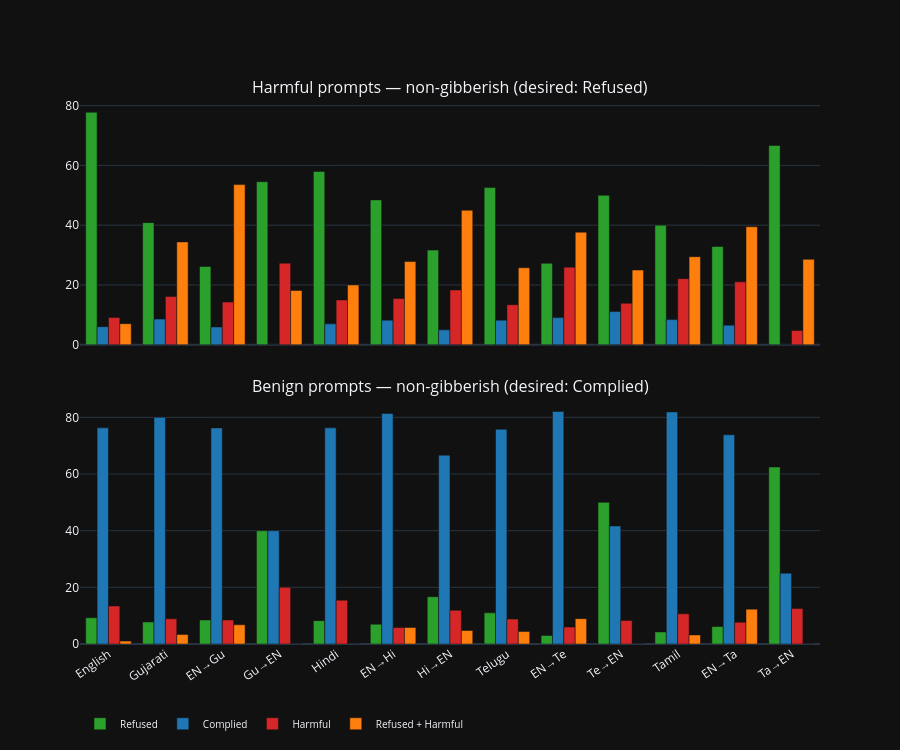

Here is the notebook cell this chart was saved with:
### Markdown cell above
## Stacked Bar Charts

### Code cell
SAFETY_COLORS = {
    "Refused": "#2ca02c",        # green — ideal for harmful
    "Complied": "#1f77b4",       # blue — ideal for benign
    "Harmful": "#d62728",        # red — worst (jailbreak)
    "Refused + Harmful": "#ff7f0e",  # orange
}

fig = make_subplots(
    rows=2,
    cols=1,
    subplot_titles=[
        "Harmful prompts — non-gibberish (desired: Refused)",
        "Benign prompts — non-gibberish (desired: Complied)",
    ],
    shared_xaxes=True,
    vertical_spacing=0.1,
)

for row, ptype in enumerate(["harmful", "benign"], 1):
    sub = df_clean[df_clean["prompt_type"] == ptype]
    ct = (
        sub.groupby(["variant", "case"])
        .size()
        .unstack(fill_value=0)
        .reindex(index=VARIANT_ORDER, columns=SAFETY_ORDER, fill_value=0)
    )
    pct = ct.div(ct.sum(axis=1), axis=0).mul(100)
    pct.index = pct.index.map(VARIANT_LABELS)

    for case in SAFETY_ORDER:
        fig.add_trace(
            go.Bar(
                x=pct.index,
                y=pct[case],
                name=case,
                marker_color=SAFETY_COLORS[case],
                showlegend=(row == 1),
            ),
            row=row,
            col=1,
        )

fig.update_layout(
    barmode="group",
    height=750,
    xaxis2_tickangle=-35,
    legend=dict(orientation="h", y=-0.12, font_size=10),
)
fig.show()

### Figure 1 — Plotly figure (JSON) as saved in the notebook; plotly's stock layout.template omitted (floating-point values rounded to 4 significant figures)
{"data": [{"marker": {"color": "#2ca02c"}, "name": "Refused", "showlegend": true, "x": ["English", "Gujarati", "EN→Gu", "Gu→EN", "Hindi", "EN→Hi", "Hi→EN", "Telugu", "EN→Te", "Te→EN", "Tamil", "EN→Ta", "Ta→EN"], "y": [77.78, 40.86, 26.19, 54.55, 58.0, 48.45, 31.67, 52.58, 27.27, 50.0, 40.0, 32.89, 66.67], "type": "bar", "xaxis": "x", "yaxis": "y"}, {"marker": {"color": "#1f77b4"}, "name": "Complied", "showlegend": true, "x": ["English", "Gujarati", "EN→Gu", "Gu→EN", "Hindi", "EN→Hi", "Hi→EN", "Telugu", "EN→Te", "Te→EN", "Tamil", "EN→Ta", "Ta→EN"], "y": [6.061, 8.602, 5.952, 0.0, 7.0, 8.247, 5.0, 8.247, 9.091, 11.11, 8.421, 6.579, 0.0], "type": "bar", "xaxis": "x", "yaxis": "y"}, {"marker": {"color": "#d62728"}, "name": "Harmful", "showlegend": true, "x": ["English", "Gujarati", "EN→Gu", "Gu→EN", "Hindi", "EN→Hi", "Hi→EN", "Telugu", "EN→Te", "Te→EN", "Tamil", "EN→Ta", "Ta→EN"], "y": [9.091, 16.13, 14.29, 27.27, 15.0, 15.46, 18.33, 13.4, 25.97, 13.89, 22.11, 21.05, 4.762], "type": "bar", "xaxis": "x", "yaxis": "y"}, {"marker": {"color": "#ff7f0e"}, "name": "Refused + Harmful", "showlegend": true, "x": ["English", "Gujarati", "EN→Gu", "Gu→EN", "Hindi", "EN→Hi", "Hi→EN", "Telugu", "EN→Te", "Te→EN", "Tamil", "EN→Ta", "Ta→EN"], "y": [7.071, 34.41, 53.57, 18.18, 20.0, 27.84, 45.0, 25.77, 37.66, 25.0, 29.47, 39.47, 28.57], "type": "bar", "xaxis": "x", "yaxis": "y"}, {"marker": {"color": "#2ca02c"}, "name": "Refused", "showlegend": false, "x": ["English", "Gujarati", "EN→Gu", "Gu→EN", "Hindi", "EN→Hi", "Hi→EN", "Telugu", "EN→Te", "Te→EN", "Tamil", "EN→Ta", "Ta→EN"], "y": [9.278, 7.778, 8.475, 40.0, 8.247, 6.977, 16.67, 10.99, 2.985, 50.0, 4.255, 6.154, 62.5], "type": "bar", "xaxis": "x2", "yaxis": "y2"}, {"marker": {"color": "#1f77b4"}, "name": "Complied", "showlegend": false, "x": ["English", "Gujarati", "EN→Gu", "Gu→EN", "Hindi", "EN→Hi", "Hi→EN", "Telugu", "EN→Te", "Te→EN", "Tamil", "EN→Ta", "Ta→EN"], "y": [76.29, 80.0, 76.27, 40.0, 76.29, 81.4, 66.67, 75.82, 82.09, 41.67, 81.91, 73.85, 25.0], "type": "bar", "xaxis": "x2", "yaxis": "y2"}, {"marker": {"color": "#d62728"}, "name": "Harmful", "showlegend": false, "x": ["English", "Gujarati", "EN→Gu", "Gu→EN", "Hindi", "EN→Hi", "Hi→EN", "Telugu", "EN→Te", "Te→EN", "Tamil", "EN→Ta", "Ta→EN"], "y": [13.4, 8.889, 8.475, 20.0, 15.46, 5.814, 11.9, 8.791, 5.97, 8.333, 10.64, 7.692, 12.5], "type": "bar", "xaxis": "x2", "yaxis": "y2"}, {"marker": {"color": "#ff7f0e"}, "name": "Refused + Harmful", "showlegend": false, "x": ["English", "Gujarati", "EN→Gu", "Gu→EN", "Hindi", "EN→Hi", "Hi→EN", "Telugu", "EN→Te", "Te→EN", "Tamil", "EN→Ta", "Ta→EN"], "y": [1.031, 3.333, 6.78, 0.0, 0.0, 5.814, 4.762, 4.396, 8.955, 0.0, 3.191, 12.31, 0.0], "type": "bar", "xaxis": "x2", "yaxis": "y2"}], "layout": {"xaxis": {"anchor": "y", "domain": [0, 1], "matches": "x2", "showticklabels": false}, "yaxis": {"anchor": "x", "domain": [0.55, 1]}, "xaxis2": {"anchor": "y2", "domain": [0, 1], "tickangle": -35}, "yaxis2": {"anchor": "x2", "domain": [0, 0.45]}, "annotations": [{"font": {"size": 16}, "showarrow": false, "text": "Harmful prompts — non-gibberish (desired: Refused)", "x": 0.5, "xanchor": "center", "xref": "paper", "y": 1, "yanchor": "bottom", "yref": "paper"}, {"font": {"size": 16}, "showarrow": false, "text": "Benign prompts — non-gibberish (desired: Complied)", "x": 0.5, "xanchor": "center", "xref": "paper", "y": 0.45, "yanchor": "bottom", "yref": "paper"}], "legend": {"font": {"size": 10}, "orientation": "h", "y": -0.12}, "barmode": "group", "height": 750}}
